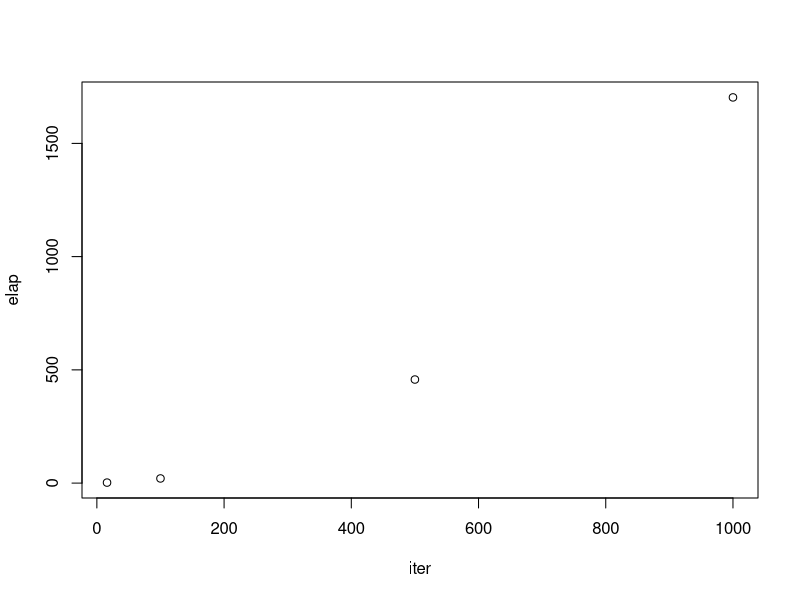
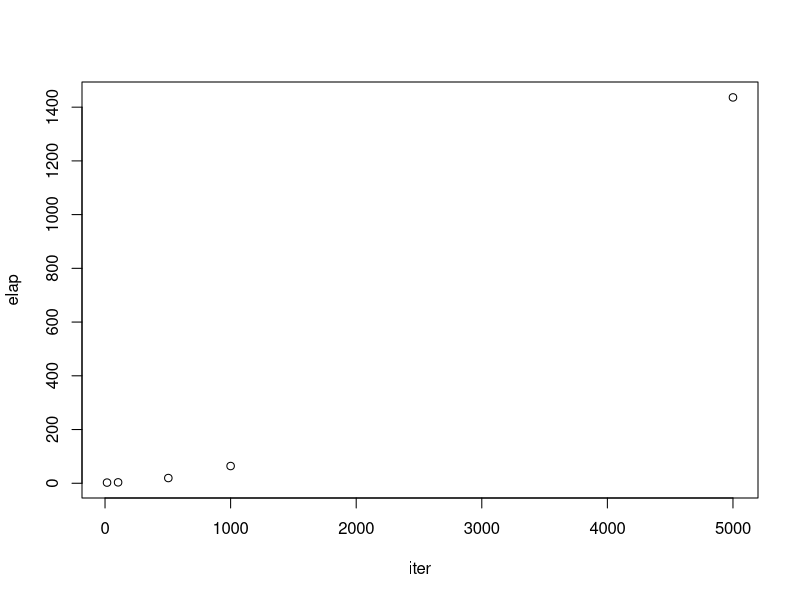

Source code (R) for these figures, in order:
iter <- c(16,100,500,1000)
elap <- c(2.2,20.46,457.28, 1703)
plot(iter, elap)

model <- lm(log(elap)~log(iter))

summary(model)

#ln(elap) = (-3.9792) + 1.6238(iter)
  


(exp(-3.9792)*(10000)^1.6238)/60

# 16.24624 hrs

iter <- c(16,
          104,
          504,
          1000,
          5000)
elap <- c(2.47,
          3.35,
          19.42,
          64.14,
          1436.3)
plot(iter, elap)

model <- lm(log(elap)~log(iter))

summary(model)

(exp(-3.1076)*(10000)^1.1027)/60

#~19.1 min, 98.08% decrease
